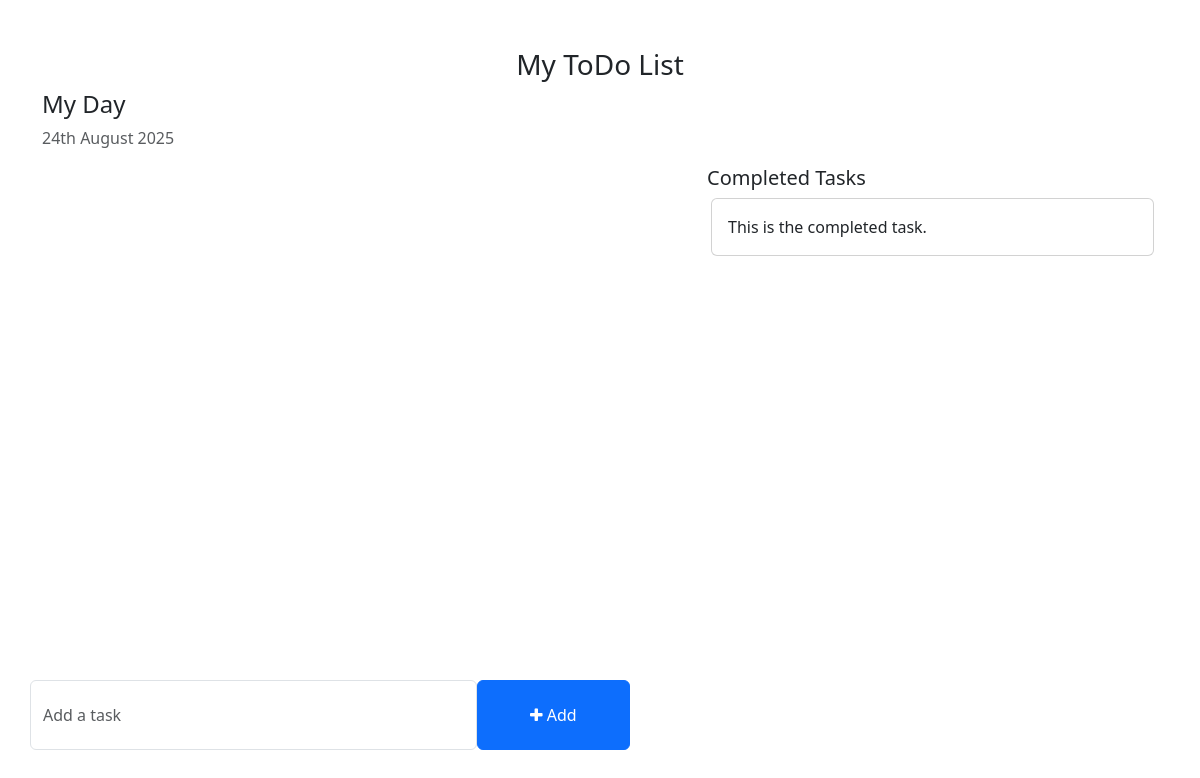
Before: / with the older database file.
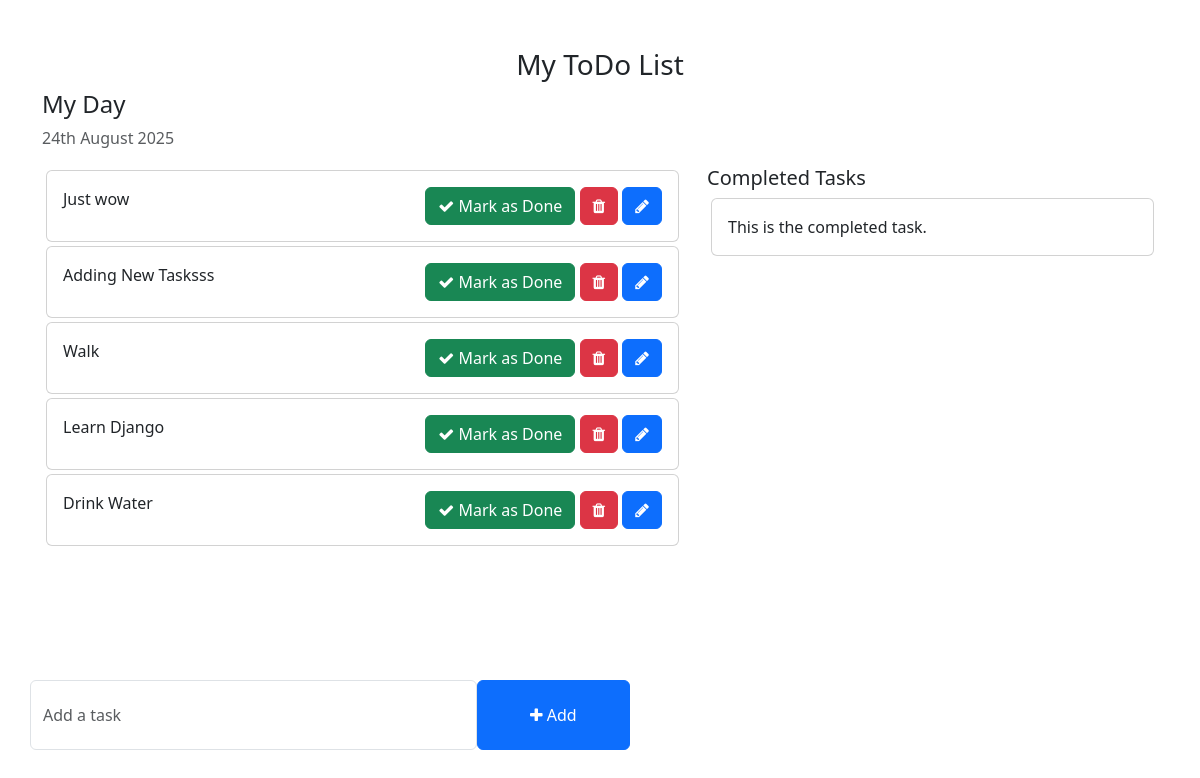
After: the same page with the newer database file.
### ToDoApp/models.py (models this page shows, shortened)
class Task(models.Model):
    task = models.CharField(max_length=255)
    is_completed = models.BooleanField(default=False)
    created_at = models.DateTimeField(auto_now_add=True)
    updated_at = models.DateTimeField(auto_now=True)

### Todo/views.py (the view)
# urls.py: 2. Add a URL to urlpatterns:  path('', Home.as_view(), name='home')
def Home(request):
    tasks = Task.objects.filter(is_completed=False).order_by('-updated_at')
    context = {
        'tasks' : tasks
    }
    return render(request , 'home.html' , context)

### templates/home.html (shortened to what this page needs)
{% load static %}
<!DOCTYPE html>
<html lang="en">
<head>
    <link href="https://cdn.jsdelivr.net/npm/bootstrap@5.3.0-alpha1/dist/css/bootstrap.min.css" rel="stylesheet">
    <link rel="stylesheet" href="https://cdnjs.cloudflare.com/ajax/libs/font-awesome/4.7.0/css/font-awesome.min.css">
</head>
<body>
    <div class="container">
        <h3 class="pt-5 text-center">My ToDo List</h3>
        <div class="row">
            <h4>My Day</h4>
            <p class="text-muted">{% now "jS F Y" %}</p>
            <div class="col-md-7 col-lg-7" style="height: 450px; overflow: scroll;">
                {% for task in tasks %}
                <div class="card m-1">
                    <div class="card-body">
                        {{ task.task }}
                        <span style="position: relative; float: right;">
                            <a class="btn btn-success"><i class="fa fa-check"></i> Mark as Done</a>
                            <a class="btn btn-danger"><i class="fa fa-trash"></i></a>
                            <a class="btn btn-primary"><i class="fa fa-pencil"></i></a>
                        </span>
                    </div>
                </div>
               {% endfor %}
            </div>
            <div class="col-md-5 col-lg-5">
                <h5>Completed Tasks</h5>
                <div class="card m-1">
                    <div class="card-body">
                        This is the completed task.
                    </div>
                </div>
            </div>
        </div>
        <div class="row">
            <div class="col-md-6 col-lg-6 p-0" style="position: absolute; bottom: 50px;">
                <form action="{% url 'addtask' %}" method="POST" >
                    <div class="form-group">
                        <span style="display: flex;">
                            <input type="text" name="task" class="form-control" placeholder="Add a task">
                            <button type="submit" class="btn btn-primary" style="width: 200px;"><i class="fa fa-plus"></i> Add</button>
                        </span>
                    </div>
                </form>
            </div>
        </div>
    </div>
</body>
</html>

### templates/home.html (style rules this page uses)
.form-control { padding: 1.375rem .75rem !important; }

Changed rows visible on the page:
added Task: task "Just wow"
added Task: task "Adding New Tasksss"
added Task: task "Walk"
added Task: task "Learn Django"
added Task: task "Drink Water"
